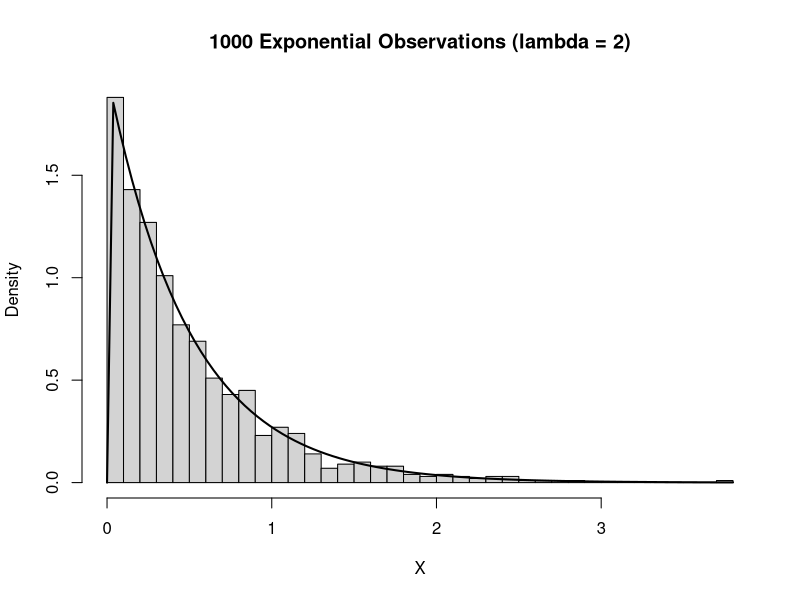

This figure's R source:
## ---- chunk 1
knitr::opts_chunk$set(echo = TRUE)
## ---- chunk 2
# Set seed for reproducibility
set.seed(123)

# Number of observations
n <- 1000
lambda = 2

# Generate U ~ Uniform(0,1)
U <- runif(n)

# Inverse Transformation Method
X <- -log(1 - U) / lambda

# Display first 10 observations
head(X, 10)

# Summary statistics
summary(X)

# Sample mean & variance
Cal_Mean = mean(X)
cat("The mean of the Generated Sample is :",Cal_Mean)
Cal_Variance = var(X)
cat("The variance of the Generated Sample is :",Cal_Variance)

# Theoretical mean & variance
Th_Mean = 1/lambda
cat("The theoretical mean is :",Th_Mean)
Th_Variance = 1/lambda^2
cat("The theoretical variance is :",Th_Variance)

# Histogram
hist(X,
     breaks = 30,
     probability = TRUE,
     main = "1000 Exponential Observations (lambda = 2)",
     xlab = "X")

# Add theoretical exponential density
curve(dexp(x, rate = 2),
      add = TRUE,
      lwd = 2)
